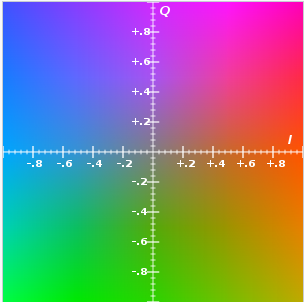
#> input picture figures/yiq.png, 304 x 302 px
$ python LBP.py --input ../figures/yiq.png
#> lines starting #> are read from the running program, lines starting #| are printed output that depends on the picture
import argparse
import cv2
import numpy as np

import logging
import os

from skimage import feature

import constants

class LBP:

    def __init__(self, blobs: {}, selectedImage: str, numPoints: int, radius: int, **kwargs):
        """
        Initialize the local binary pattern from the specified image.
        The image must be already converted to greyscale
        :param blobs: dictionary of all blobs
        :param selectedImage:
        """
#> called with selectedImage = '', numPoints = 24, radius = 8
        self._blobs = blobs
        self._selectedImage = selectedImage
        self._image = None
        self._numPoints = numPoints
        self._radius = radius
        self._histogram = None
        self._prefix = constants.NAME_LBP
        self._log = logging.getLogger(constants.NAME_LBP)
        self._band = -1

        for key, value in kwargs.items():
            if key == constants.KEYWORD_IMAGE:
                self._image = value
            elif key == constants.KEYWORD_PREFIX:
                self._prefix = value
            elif key == constants.KEYWORD_OUTPUT:
                self._outputDirectory = value
            elif key == constants.KEYWORD_BAND:
                self._band = int(value)
            else:
                raise TypeError(f"Unknown keyword: {key}")

    @property
    def prefix(self) -> str:
        return self._prefix

    @prefix.setter
    def prefix(self, thePrefix: str):
        self._prefix = thePrefix

    @property
    def image(self) -> str:
        return self._image

    @image.setter
    def image(self, theImage):

        # Check if the file can be accessed
        if os.path.isfile(theImage):
            self._image = theImage
        else:
            raise FileNotFoundError

    @property
    def histogram(self) -> np.histogram:
        return self._histogram

    @property
    def blobs(self) -> {}:
        return self._blobs

    def _computeHistogram(self, image: np.ndarray) -> np.histogram:
        # compute the Local Binary Pattern representation
        # of the image, and then use the LBP representation
        # to build the histogram of patterns
        lbp = feature.local_binary_pattern(image,
                                           self._numPoints,
                                           self._radius,
                                           method="uniform")

        # However, the lbp variable returned by the local_binary_patterns function is not directly usable as a
        # feature vector. Instead, lbp is a 2D array with the same width and height as our input image — each of
        # the values inside lbp ranges from [0, numPoints + 2], a value for each of the possible numPoints + 1
        # possible rotation invariant prototypes (see the discussion of uniform patterns at the top of this post
        # for more information) along with an extra dimension for all patterns that are not uniform, yielding a
        # total of numPoints + 2 unique possible values.
        (self._histogram, _) = np.histogram(lbp.ravel(),
                                            bins=np.arange(0, self._numPoints + 3),
                                            range=(0, self._numPoints + 2))
        # normalize the histogram
        self._histogram = self._histogram.astype("float")

        # Prevent division by zero errors by adding a tiny value
        eps = 1e-7
        self._histogram /= (self._histogram.sum() + eps)
        # return the histogram of Local Binary Patterns
        return self._histogram

    def compute(self):
        """
        Compute the LBP
        :return:
        """
        if self._image is None and self._selectedImage is None:
            raise ValueError("Image or selected blob must be specified")

        # Draws heavily from:
        # https://pyimagesearch.com/2015/12/07/local-binary-patterns-with-python-opencv/

        # Debug
        if self._image is not None:
            image = cv2.imread(self._image)
#> image is the input picture: shape (302, 304, 3); mean B, G, R 131, 129.8, 130.6
            gray = cv2.cvtColor(image, cv2.COLOR_BGR2GRAY)
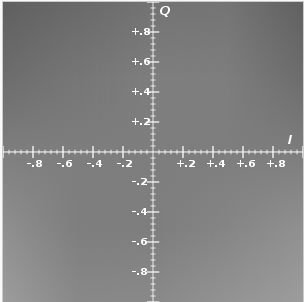
#> gray: shape (302, 304); min 95, max 255, mean 130.2
            self._histogram = self._computeHistogram(gray)
#> in _computeHistogram, `lbp = feature.local_binary_pattern(image, self._numPoints, self._radiu..`:
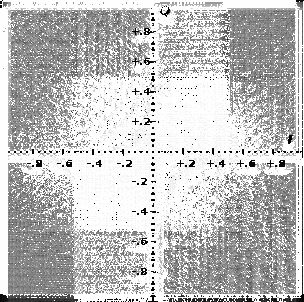
#> lbp: shape (302, 304) float64; min 0, max 25, mean 19; drawn with min black and max white
#> in _computeHistogram, `(self._histogram, _) = np.histogram(lbp.ravel(), bins=np.arange(0, sel..`: self._histogram = 26 values, max 42019 at index 25, min 162 at index 2, mean 3531.1
#> in _computeHistogram, `self._histogram /= (self._histogram.sum() + eps)`: self._histogram = 26 values, max 0.458 at index 25, min 0.00176 at index 2, mean 0.0385
            return

        # Process the actual blobs
        for blobName, blobAttributes in self._blobs.items():
            #img = np.empty_like(blobAttributes[self._selectedImage])
            # Greyscale has one band
            if self._band == -1:
                img = blobAttributes[self._selectedImage]
            else:
                img = blobAttributes[self._selectedImage][self._band]

            if len(img) > 0:
                try:
                    self._histogram = self._computeHistogram(img)

                except ValueError as v:
                    self._log.error(f"Problems computing LBP for image with shape: {img.shape}")
                    self._log.error(v)
                    name = self._prefix + constants.DELIMETER + constants.NAME_STDDEV
                    blobAttributes[name] = 0
                    name = self._prefix + constants.DELIMETER + constants.NAME_MEAN
                    blobAttributes[name] = 0
                    name = self._prefix + constants.DELIMETER + constants.NAME_VAR
                    blobAttributes[name] = 0
                    continue

                lbpNonZero = np.nonzero(self._histogram)
                if not len(lbpNonZero) > 0:
                    self._log.error("LBP is empty")
                    name = self._prefix + constants.DELIMETER + constants.NAME_STDDEV
                    blobAttributes[name] = 0
                    name = self._prefix + constants.DELIMETER + constants.NAME_MEAN
                    blobAttributes[name] = 0
                    name = self._prefix + constants.DELIMETER + constants.NAME_VAR
                    blobAttributes[name] = 0
                    continue
                #print(f"Std Deviation: {hogNonZero.std()}")

                # The scalar values
                name = self._prefix + constants.DELIMETER + constants.NAME_STDDEV
                blobAttributes[name] = self._histogram.std()
                #self._log.debug(f"{name}: {blobAttributes[name]}")
                name = self._prefix + constants.DELIMETER + constants.NAME_MEAN
                blobAttributes[name] = self._histogram.mean()
                #self._log.debug(f"{name}: {blobAttributes[name]}")
                name = self._prefix + constants.DELIMETER + constants.NAME_VAR
                blobAttributes[name] = self._histogram.var()
                #self._log.debug(f"{name}: {blobAttributes[name]}")
                # The vector values
                name = self._prefix
                self._log.debug(f"Setting LBP vector values for image as: {name}")
                blobAttributes[name] = self._histogram
            else:
                self._log.fatal("Empty blob encountered in LBP calculations")


if __name__ == "__main__":
    import argparse
    import matplotlib.pyplot as plt

    parser = argparse.ArgumentParser("Local Binary Pattern")

    parser.add_argument("-i", "--input", action="store", required=True, help="Image to process")
    parser.add_argument("-o", "--output", action="store", required=False, default=".", help="Output directory")
    arguments = parser.parse_args()

    #startupLogger(arguments.logging)

    pattern = LBP(None, "", 24, 8, image=arguments.input, output=arguments.output)
    pattern.compute()
    plt.hist(pattern.histogram, 25)
    plt.show()
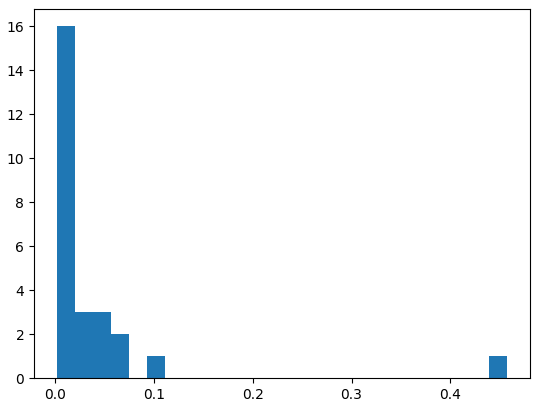
#> figure drawn by matplotlib, 1 panel; tallest bar 16 high, from x = 0.00176 to 0.02

$ run again, with figures/confusion-lr.png copied over figures/yiq.png
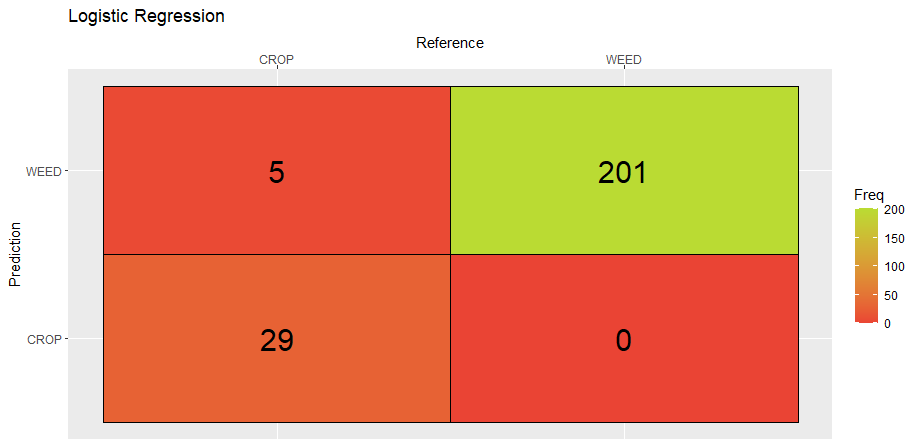
#> input picture figures/confusion-lr.png, 919 x 447 px
#> in compute, image is the input picture: shape (447, 919, 3); mean B, G, R 133.8, 169.7, 229.9
#> in _computeHistogram, `lbp = feature.local_binary_pattern(image, self._numPoints, self._radiu..`:
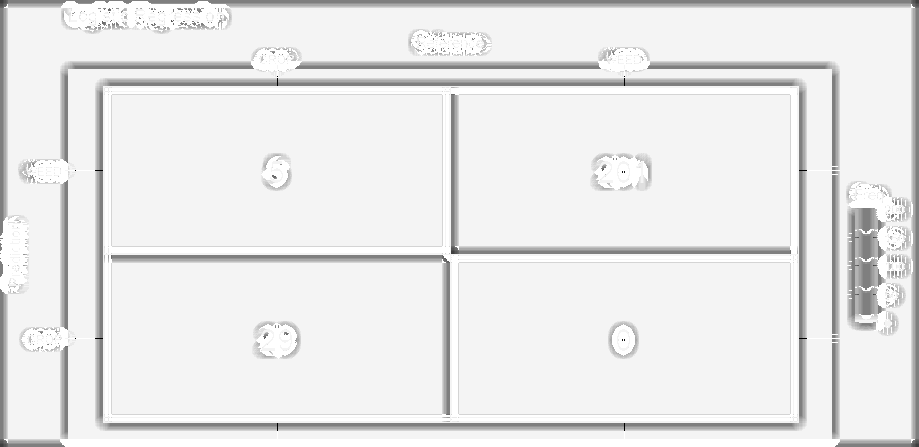
#> lbp: shape (447, 919) float64; min 1, max 25, mean 22.9; drawn with min black and max white
#> in _computeHistogram, `(self._histogram, _) = np.histogram(lbp.ravel(), bins=np.arange(0, sel..`: self._histogram = 26 values, max 309221 at index 24, min 0 at index 0, mean 15799.7
#> in _computeHistogram, `self._histogram /= (self._histogram.sum() + eps)`: self._histogram = 26 values, max 0.753 at index 24, min 0 at index 0, mean 0.0385
#> `plt.show()`:
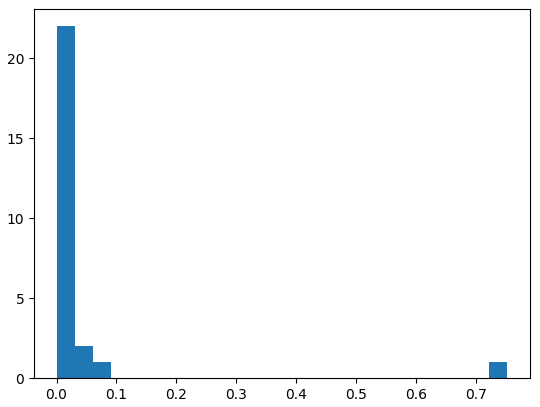
#> figure drawn by matplotlib, 1 panel; tallest bar 22 high, from x = 1.73e-18 to 0.0301
